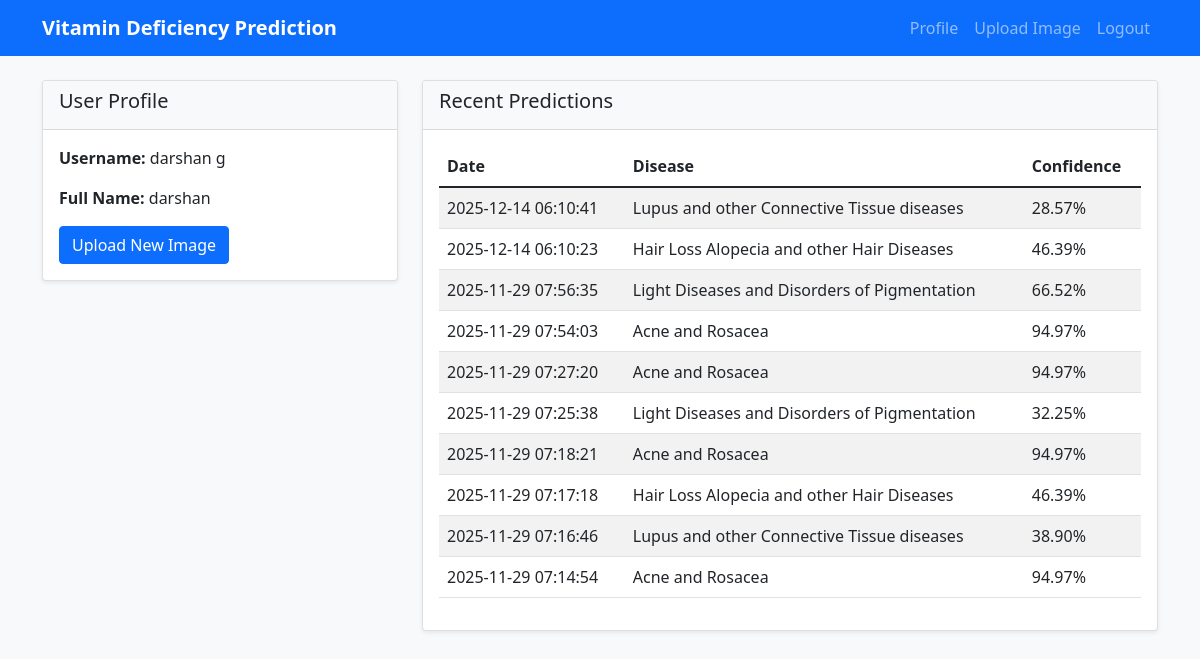
Screenshot of /profile (signed in) with the database file from the repository.
### tables this page shows
CREATE TABLE predictions (
            id INTEGER PRIMARY KEY AUTOINCREMENT,
            user_id INTEGER NOT NULL,
            image_path TEXT NOT NULL,
            predicted_disease TEXT NOT NULL,
            confidence REAL NOT NULL,
            created_at TIMESTAMP DEFAULT CURRENT_TIMESTAMP,
            FOREIGN KEY (user_id) REFERENCES users (id)
        );

### app.py (the view)
@app.route('/profile')
def profile():
    if 'user_id' not in session:
        return redirect(url_for('login'))
    conn = get_db_connection()
    predictions = conn.execute(
        'SELECT * FROM predictions WHERE user_id = ? ORDER BY created_at DESC LIMIT 10',
        (session['user_id'],)
    ).fetchall()
    conn.close()
    return render_template('profile.html', predictions=predictions)

### database.py (called while the page is built)
def get_db_connection():
    conn = sqlite3.connect('database.db')
    conn.row_factory = sqlite3.Row
    return conn

### templates/profile.html
{% extends "base.html" %}
{% block content %}
<div class="row">
    <div class="col-md-4">
        <div class="card">
            <div class="card-header">
                <h5>User Profile</h5>
            </div>
            <div class="card-body">
                <p><strong>Username:</strong> {{ session.username }}</p>
                <p><strong>Full Name:</strong> {{ session.full_name }}</p>
                <a href="{{ url_for('upload') }}" class="btn btn-primary">Upload New Image</a>
            </div>
        </div>
    </div>
    <div class="col-md-8">
        <div class="card">
            <div class="card-header">
                <h5>Recent Predictions</h5>
            </div>
            <div class="card-body">
                {% if predictions %}
                    <div class="table-responsive">
                        <table class="table table-striped">
                            <thead>
                                <tr>
                                    <th>Date</th>
                                    <th>Disease</th>
                                    <th>Confidence</th>
                                </tr>
                            </thead>
                            <tbody>
                                {% for prediction in predictions %}
                                <tr>
                                    <td>{{ prediction.created_at }}</td>
                                    <td>{{ prediction.predicted_disease }}</td>
                                    <td>{{ "%.2f"|format(prediction.confidence) }}%</td>
                                </tr>
                                {% endfor %}
                            </tbody>
                        </table>
                    </div>
                {% else %}
                    <p>No predictions yet. <a href="{{ url_for('upload') }}">Upload an image</a> to get started!</p>
                {% endif %}
            </div>
        </div>
    </div>
</div>
{% endblock %}

### templates/base.html (shortened to what this page needs)
<!DOCTYPE html>
<html lang="en">
<head>
    <link href="https://cdn.jsdelivr.net/npm/bootstrap@5.1.3/dist/css/bootstrap.min.css" rel="stylesheet">
    <link href="{{ url_for('static', filename='css/style.css') }}" rel="stylesheet">
</head>
<body style="background-image:url('https://png.pngtree.com/thumb_back/fh260/background/20200724/pngtree-various-vitamin-b-pills-isolated-on-yellow-background-3d-illustration-image_364886.jpg');">
    <nav class="navbar navbar-expand-lg navbar-dark bg-primary">
        <div class="container">
            <a class="navbar-brand" href="{{ url_for('index') }}">Vitamin Deficiency Prediction</a>
            <div class="navbar-nav ms-auto">
                {% if session.user_id %}
                    <a class="nav-link" href="{{ url_for('profile') }}">Profile</a>
                    <a class="nav-link" href="{{ url_for('upload') }}">Upload Image</a>
                    <a class="nav-link" href="{{ url_for('logout') }}">Logout</a>
                {% else %}
                    <a class="nav-link" href="{{ url_for('login') }}">Login</a>
                    <a class="nav-link" href="{{ url_for('register') }}">Register</a>
                {% endif %}
            </div>
        </div>
    </nav>
    <div class="container mt-4">
        {% block content %}{% endblock %}
    </div>
</body>
</html>

### static/css/style.css (style rules this page uses)
body { background-color: #f8f9fa; }
.card { box-shadow: 0 0.125rem 0.25rem rgba(0, 0, 0, 0.075); border: 1px solid rgba(0, 0, 0, 0.125); }
.card-header { background-color: #f8f9fa; border-bottom: 1px solid rgba(0, 0, 0, 0.125); }
.navbar-brand { font-weight: bold; }
.btn-primary { background-color: #0d6efd; border-color: #0d6efd; }
.table th { border-top: none; }

### rows the page displays
predictions: created_at "2025-12-14 06:10:41", predicted_disease "Lupus and other Connective Tissue diseases", confidence "28.57"
predictions: created_at "2025-12-14 06:10:23", predicted_disease "Hair Loss Alopecia and other Hair Diseases", confidence "46.39"
predictions: created_at "2025-11-29 07:56:35", predicted_disease "Light Diseases and Disorders of Pigmentation", confidence "66.52"
predictions: created_at "2025-11-29 07:54:03", predicted_disease "Acne and Rosacea", confidence "94.97"
predictions: created_at "2025-11-29 07:27:20", predicted_disease "Acne and Rosacea", confidence "94.97"
predictions: created_at "2025-11-29 07:25:38", predicted_disease "Light Diseases and Disorders of Pigmentation", confidence "32.25"
predictions: created_at "2025-11-29 07:18:21", predicted_disease "Acne and Rosacea", confidence "94.97"
predictions: created_at "2025-11-29 07:17:18", predicted_disease "Hair Loss Alopecia and other Hair Diseases", confidence "46.39"
predictions: created_at "2025-11-29 07:16:46", predicted_disease "Lupus and other Connective Tissue diseases", confidence "38.90"
predictions: created_at "2025-11-29 07:14:54", predicted_disease "Acne and Rosacea", confidence "94.97"

### other values shown
{{ session.username }} "darshan g"
{{ session.full_name }} "darshan"
